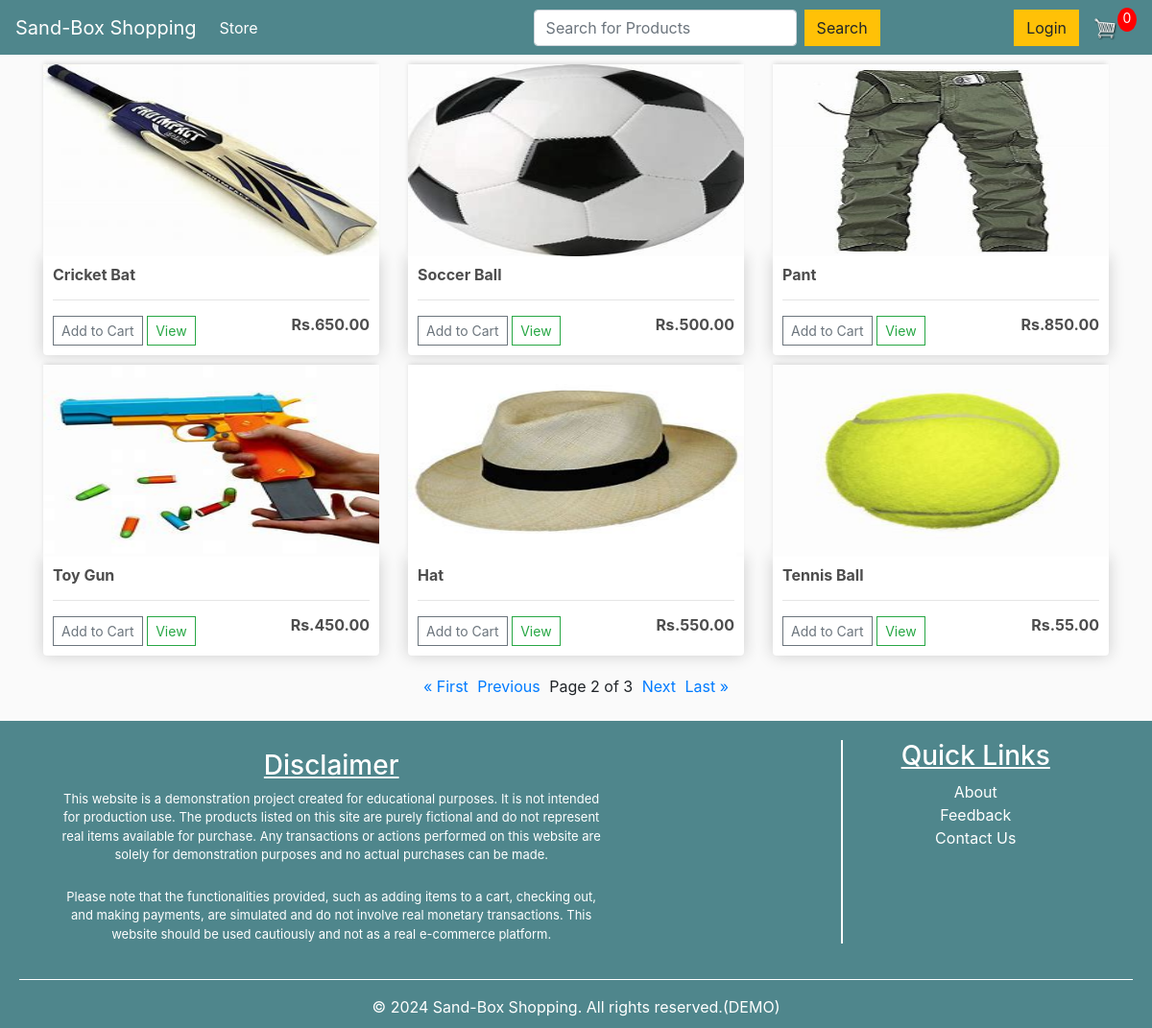
Screenshot of /?page=2 with the database file from the repository.
### store/models.py (models this page shows, shortened)
class Product(models.Model):
    name= models.CharField(max_length=200)
    price= models.FloatField()
    digital= models.BooleanField(default=False, null=True, blank=True)
    image= models.ImageField(null=True, blank=True)
    @property
    def imageURL(self):
        try:
            url = self.image.url
        except:
            url=""
        return url

### store/views.py (the view)
# urls.py: path('', include('store.urls'))
def store(request):
    q = request.GET.get('q') if request.GET.get('q') != None else ''
    products = Product.objects.filter(
        Q(name__icontains=q) |
        Q(price__icontains=q)
    )
    items_per_page = 6
    paginator = Paginator(products,items_per_page)
    page_number = request.GET.get('page')
    page_obj = paginator.get_page(page_number)
    if request.user.is_authenticated:
        customer = request.user.customer
        order, created = Order.objects.get_or_create(customer=customer, complete=False)
        items = order.orderitem_set.all()
        cartitems= order.get_cart_items
    else:
        items = []
        order = {'get_cart_total':0, "get_cart_items":0, 'shipping':False}
        cartitems = order['get_cart_items']
    return render(request, 'store/store.html', context={'products':products,
                                                        'cartitems':cartitems,
                                                        'page_obj':page_obj,})

### store/templates/store/store.html
{% extends 'main.html' %}
{% load static %}
{% block content %}
<div class="row">
    {% for product in page_obj %}
    <div class="col-lg-4">
        <img class="thumbnail" src="{{product.imageURL}}" >
        <div class="box-element product">
            <h6><strong name="{{product.name}}">{{product.name}}</strong></h6>
            <hr>
            {% if request.user.is_authenticated %}
                <button data-product="{{product.id}}" data-action="add" class="btn btn-outline-secondary add-btn update-cart btn-sm">Add to Cart</button>
            {% else %}
                <a class="btn btn-outline-secondary add-btn update-cart btn-sm" href="{% url 'loginpage' %}">Add to Cart</a>
            {% endif %}
			<a class="btn btn-outline-success btn-sm" href="{{product.image.url}}">View</a>
			<h6 style="display: inline-block; float: right"><strong>Rs.{{product.price|floatformat:2}}</strong></h6>
        </div>
    </div>
    {% endfor %}
</div>
<div style="display: flex; justify-content: center; margin-top: 20px;">
    <div class="pagination" style="text-align: center;">
        <span class="step-links">
            {% if page_obj.has_previous %}
                <a href="?page=1" style="margin-right: 5px;">&laquo; First</a>
                <a href="?page={{ page_obj.previous_page_number }}" style="margin-right: 5px;">Previous</a>
            {% endif %}
            <span class="current" style="margin-right: 5px;">
                Page {{ page_obj.number }} of {{ page_obj.paginator.num_pages }}
            </span>
            {% if page_obj.has_next %}
                <a href="?page={{ page_obj.next_page_number }}" style="margin-right: 5px;">Next</a>
                <a href="?page={{ page_obj.paginator.num_pages }}">Last &raquo;</a>
            {% endif %}
        </span>
    </div>
</div>
{% endblock content %}

### static/css/main.css (style rules this page uses)
body { background-color: hsl(0, 0%, 98%); }
h1,h2,h3,h4,h5,h6 { color:hsl(0, 0%, 30%); }
.box-element { box-shadow:hsl(0, 0%, 80%) 0 0 16px; background-color: #fff; border-radius: 4px; padding: 10px; }
.thumbnail { width: 100%; height: 200px; -webkit-box-shadow: -1px -3px 5px -2px rgba(214,214,214,1); -moz-box-shadow: -1px -3px 5px -2px rgba(214,214,214,1); box-shadow: -1px -3px 5px -2px rgba(214,214,214,1); }
.product { border-radius: 0 0 4px 4px; }
.col-lg-4, .col-lg-6, .col-lg-8, .col-lg-12 { margin-top: 10px; }
.btn { border-radius: 0; }
html, body { height: 100%; margin: 0; }
body { display: flex; flex-direction: column; }

### rows the page displays
Product: imageURL (picture), name "Cricket Bat", price "650.00"
Product: imageURL (picture), name "Soccer Ball", price "500.00"
Product: imageURL (picture), name "Pant", price "850.00"
Product: imageURL (picture), name "Toy Gun", price "450.00"
Product: imageURL (picture), name "Hat", price "550.00"
Product: imageURL (picture), name "Tennis Ball", price "55.00"

### other values shown
{{ cartitems }} "0"
{{ page_obj.number }} "2"
{{ page_obj.paginator.num_pages }} "3"
